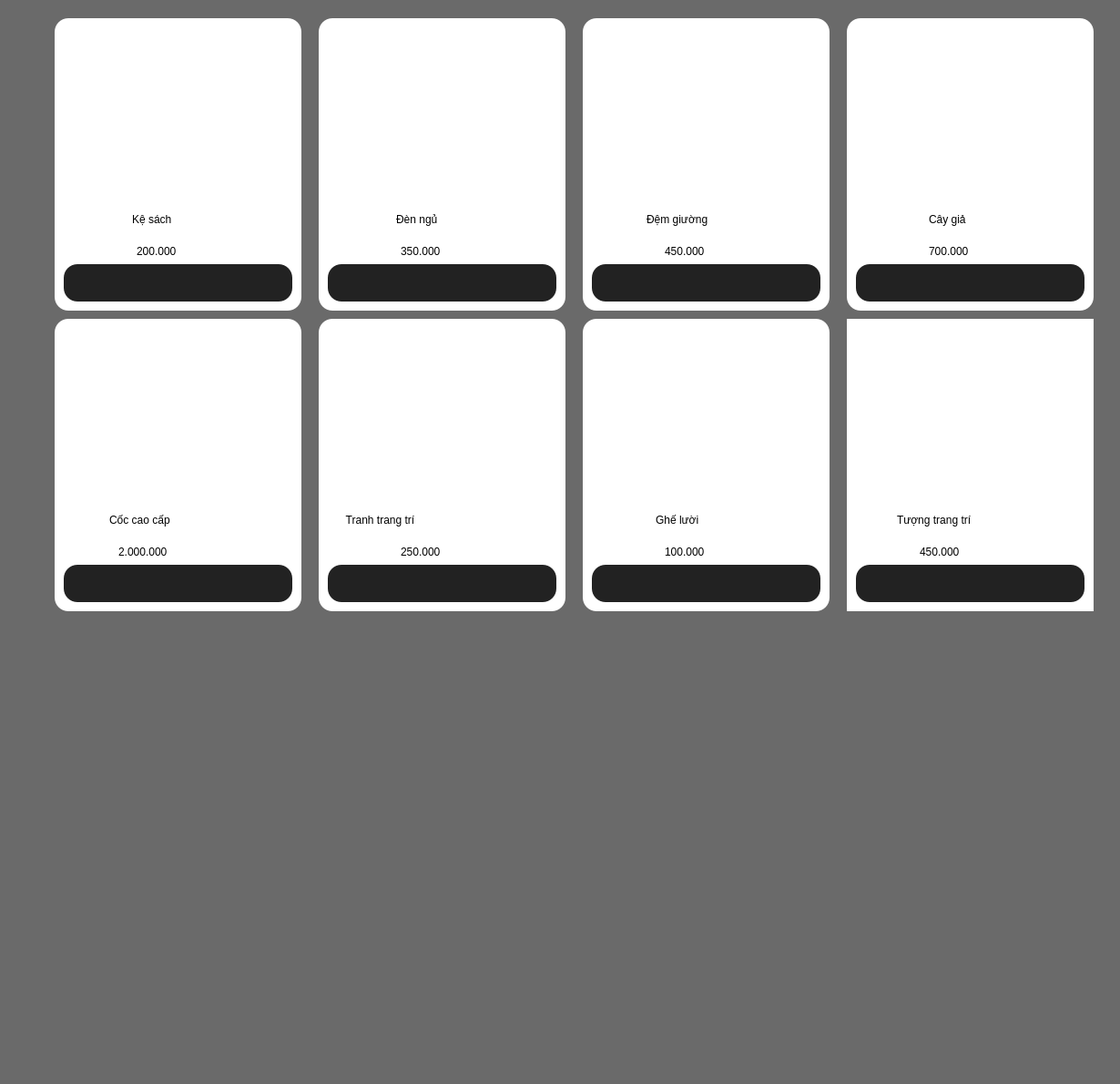
              <widget class="QWidget" name="room">
               <property name="styleSheet">
                <string notr="true">background-color:rgb(106, 106, 106)</string>
               </property>
               <widget class="QWidget" name="widget_2" native="true">
                <property name="geometry">
                 <rect>
                  <x>60</x>
                  <y>20</y>
                  <width>1161</width>
                  <height>1161</height>
                 </rect>
                </property>
                <widget class="QWidget" name="widget_6" native="true">
                 <property name="geometry">
                  <rect>
                   <x>0</x>
                   <y>0</y>
                   <width>271</width>
                   <height>321</height>
                  </rect>
                 </property>
                 <property name="styleSheet">
                  <string notr="true">background-color: rgb(255, 255, 255);
border-radius: 15px

</string>
                 </property>
                 <widget class="QLabel" name="label_13">
                  <property name="geometry">
                   <rect>
                    <x>90</x>
                    <y>240</y>
                    <width>91</width>
                    <height>31</height>
                   </rect>
                  </property>
                  <property name="styleSheet">
                   <string notr="true">background-color:0;
font: 75 15pt &quot;MS Sans Serif&quot;;</string>
                  </property>
                  <property name="text">
                   <string>200.000</string>
                  </property>
                 </widget>
                 <widget class="QLabel" name="label_14">
                  <property name="geometry">
                   <rect>
                    <x>10</x>
                    <y>10</y>
                    <width>251</width>
                    <height>191</height>
                   </rect>
                  </property>
                  <property name="text">
                   <string/>
                  </property>
                  <property name="pixmap">
                   <pixmap>pd_img/room/ke sach/85804196c936d365b440bf260c385704.jpg.webp</pixmap>
                  </property>
                  <property name="scaledContents">
                   <bool>true</bool>
                  </property>
                 </widget>
                 <widget class="QLabel" name="label_15">
                  <property name="geometry">
                   <rect>
                    <x>85</x>
                    <y>200</y>
                    <width>111</width>
                    <height>41</height>
                   </rect>
                  </property>
                  <property name="styleSheet">
                   <string notr="true">background-color:0;
font: 75 15pt &quot;MS Sans Serif&quot;;</string>
                  </property>
                  <property name="text">
                   <string>Kệ sách</string>
                  </property>
                 </widget>
                 <widget class="QPushButton" name="bt_kesach">
                  <property name="geometry">
                   <rect>
                    <x>10</x>
                    <y>270</y>
                    <width>251</width>
                    <height>41</height>
                   </rect>
                  </property>
                  <property name="cursor">
                   <cursorShape>PointingHandCursor</cursorShape>
                  </property>
                  <property name="styleSheet">
                   <string notr="true">background-color: rgb(34, 34, 34);

</string>
                  </property>
                  <property name="text">
                   <string/>
                  </property>
                  <property name="icon">
                   <iconset>
                    <normaloff>But_img/buy.png</normaloff>But_img/buy.png</iconset>
                  </property>
                  <property name="iconSize">
                   <size>
                    <width>300</width>
                    <height>300</height>
                   </size>
                  </property>
                 </widget>
                </widget>
                <widget class="QWidget" name="widget_7" native="true">
                 <property name="geometry">
                  <rect>
                   <x>290</x>
                   <y>0</y>
                   <width>271</width>
                   <height>321</height>
                  </rect>
                 </property>
                 <property name="styleSheet">
                  <string notr="true">background-color: rgb(255, 255, 255);
border-radius: 15px

</string>
                 </property>
                 <widget class="QLabel" name="label_277">
                  <property name="geometry">
                   <rect>
                    <x>90</x>
                    <y>240</y>
                    <width>91</width>
                    <height>31</height>
                   </rect>
                  </property>
                  <property name="styleSheet">
                   <string notr="true">background-color:0;
font: 75 15pt &quot;MS Sans Serif&quot;;</string>
                  </property>
                  <property name="text">
                   <string>350.000</string>
                  </property>
                 </widget>
                 <widget class="QLabel" name="label_278">
                  <property name="geometry">
                   <rect>
                    <x>10</x>
                    <y>10</y>
                    <width>251</width>
                    <height>191</height>
                   </rect>
                  </property>
                  <property name="text">
                   <string/>
                  </property>
                  <property name="pixmap">
                   <pixmap>pd_img/room/den ngu/vn-11134207-7r98o-lkpf0gl7xxpmfa.webp</pixmap>
                  </property>
                  <property name="scaledContents">
                   <bool>true</bool>
                  </property>
                 </widget>
                 <widget class="QLabel" name="label_279">
                  <property name="geometry">
                   <rect>
                    <x>85</x>
                    <y>200</y>
                    <width>111</width>
                    <height>41</height>
                   </rect>
                  </property>
                  <property name="styleSheet">
                   <string notr="true">background-color:0;
font: 75 15pt &quot;MS Sans Serif&quot;;</string>
                  </property>
                  <property name="text">
                   <string>Đèn ngủ</string>
                  </property>
                 </widget>
                 <widget class="QPushButton" name="bt_den">
                  <property name="geometry">
                   <rect>
                    <x>10</x>
                    <y>270</y>
                    <width>251</width>
                    <height>41</height>
                   </rect>
                  </property>
                  <property name="cursor">
                   <cursorShape>PointingHandCursor</cursorShape>
                  </property>
                  <property name="styleSheet">
                   <string notr="true">background-color: rgb(34, 34, 34);
border-radius: 15px 
</string>
                  </property>
                  <property name="text">
                   <string/>
                  </property>
                  <property name="icon">
                   <iconset>
                    <normaloff>But_img/buy.png</normaloff>But_img/buy.png</iconset>
                  </property>
                  <property name="iconSize">
                   <size>
                    <width>300</width>
                    <height>300</height>
                   </size>
                  </property>
                 </widget>
                </widget>
                <widget class="QWidget" name="widget_8" native="true">
                 <property name="geometry">
                  <rect>
                   <x>580</x>
                   <y>0</y>
                   <width>271</width>
                   <height>321</height>
                  </rect>
                 </property>
                 <property name="styleSheet">
                  <string notr="true">background-color: rgb(255, 255, 255);
border-radius: 15px

</string>
                 </property>
                 <widget class="QLabel" name="label_280">
                  <property name="geometry">
                   <rect>
                    <x>90</x>
                    <y>240</y>
                    <width>91</width>
                    <height>31</height>
                   </rect>
                  </property>
                  <property name="styleSheet">
                   <string notr="true">background-color:0;
font: 75 15pt &quot;MS Sans Serif&quot;;</string>
                  </property>
                  <property name="text">
                   <string>450.000</string>
                  </property>
                 </widget>
                 <widget class="QLabel" name="label_281">
                  <property name="geometry">
                   <rect>
                    <x>10</x>
                    <y>10</y>
                    <width>251</width>
                    <height>191</height>
                   </rect>
                  </property>
                  <property name="text">
                   <string/>
                  </property>
                  <property name="pixmap">
                   <pixmap>pd_img/room/giuong/vn-11134207-7r98o-lp6f3niiw95n18.webp</pixmap>
                  </property>
                  <property name="scaledContents">
                   <bool>true</bool>
                  </property>
                 </widget>
                 <widget class="QLabel" name="label_282">
                  <property name="geometry">
                   <rect>
                    <x>70</x>
                    <y>200</y>
                    <width>141</width>
                    <height>41</height>
                   </rect>
                  </property>
                  <property name="styleSheet">
                   <string notr="true">background-color:0;
font: 75 15pt &quot;MS Sans Serif&quot;;</string>
                  </property>
                  <property name="text">
                   <string>Đệm giường</string>
                  </property>
                 </widget>
                 <widget class="QPushButton" name="bt_giuong">
                  <property name="geometry">
                   <rect>
                    <x>10</x>
                    <y>270</y>
                    <width>251</width>
                    <height>41</height>
                   </rect>
                  </property>
                  <property name="cursor">
                   <cursorShape>PointingHandCursor</cursorShape>
                  </property>
                  <property name="styleSheet">
                   <string notr="true">background-color: rgb(34, 34, 34);
border-radius: 15px 
</string>
                  </property>
                  <property name="text">
                   <string/>
                  </property>
                  <property name="icon">
                   <iconset>
                    <normaloff>But_img/buy.png</normaloff>But_img/buy.png</iconset>
                  </property>
                  <property name="iconSize">
                   <size>
                    <width>300</width>
                    <height>300</height>
                   </size>
                  </property>
                 </widget>
                </widget>
                <widget class="QWidget" name="widget_18" native="true">
                 <property name="geometry">
                  <rect>
                   <x>870</x>
                   <y>0</y>
                   <width>271</width>
                   <height>321</height>
                  </rect>
                 </property>
                 <property name="styleSheet">
                  <string notr="true">background-color: rgb(255, 255, 255);
border-radius: 15px

</string>
                 </property>
                 <widget class="QLabel" name="label_283">
                  <property name="geometry">
                   <rect>
                    <x>90</x>
                    <y>240</y>
                    <width>131</width>
                    <height>31</height>
                   </rect>
                  </property>
                  <property name="styleSheet">
                   <string notr="true">color:rgb(0, 0, 0);
font: 75 15pt &quot;MS Sans Serif&quot;;</string>
                  </property>
                  <property name="text">
                   <string>700.000</string>
                  </property>
                 </widget>
                 <widget class="QLabel" name="label_284">
                  <property name="geometry">
                   <rect>
                    <x>10</x>
                    <y>10</y>
                    <width>251</width>
                    <height>191</height>
                   </rect>
                  </property>
                  <property name="text">
                   <string/>
                  </property>
                  <property name="pixmap">
                   <pixmap>pd_img/room/cay gia/vn-11134207-7ras8-m14zw7atfc6y2.webp</pixmap>
                  </property>
                  <property name="scaledContents">
                   <bool>true</bool>
                  </property>
                 </widget>
                 <widget class="QLabel" name="label_285">
                  <property name="geometry">
                   <rect>
                    <x>90</x>
                    <y>200</y>
                    <width>111</width>
                    <height>41</height>
                   </rect>
                  </property>
                  <property name="styleSheet">
                   <string notr="true">background-color:0;
font: 75 15pt &quot;MS Sans Serif&quot;;</string>
                  </property>
                  <property name="text">
                   <string>Cây giả</string>
                  </property>
                 </widget>
                 <widget class="QPushButton" name="bt_cay">
                  <property name="geometry">
                   <rect>
                    <x>10</x>
                    <y>270</y>
                    <width>251</width>
                    <height>41</height>
                   </rect>
                  </property>
                  <property name="cursor">
                   <cursorShape>PointingHandCursor</cursorShape>
                  </property>
                  <property name="styleSheet">
                   <string notr="true">background-color: rgb(34, 34, 34);
border-radius: 15px 
</string>
                  </property>
                  <property name="text">
                   <string/>
                  </property>
                  <property name="icon">
                   <iconset>
                    <normaloff>But_img/buy.png</normaloff>But_img/buy.png</iconset>
                  </property>
                  <property name="iconSize">
                   <size>
                    <width>300</width>
                    <height>300</height>
                   </size>
                  </property>
                 </widget>
                </widget>
                <widget class="QWidget" name="widget_19" native="true">
                 <property name="geometry">
                  <rect>
                   <x>0</x>
                   <y>330</y>
                   <width>271</width>
                   <height>321</height>
                  </rect>
                 </property>
                 <property name="styleSheet">
                  <string notr="true">background-color: rgb(255, 255, 255);
border-radius: 15px

</string>
                 </property>
                 <widget class="QLabel" name="label_286">
                  <property name="geometry">
                   <rect>
                    <x>70</x>
                    <y>240</y>
                    <width>151</width>
                    <height>31</height>
                   </rect>
                  </property>
                  <property name="styleSheet">
                   <string notr="true">color:rgb(0, 0, 0);
font: 75 15pt &quot;MS Sans Serif&quot;;</string>
                  </property>
                  <property name="text">
                   <string>2.000.000</string>
                  </property>
                 </widget>
                 <widget class="QLabel" name="label_287">
                  <property name="geometry">
                   <rect>
                    <x>10</x>
                    <y>10</y>
                    <width>251</width>
                    <height>191</height>
                   </rect>
                  </property>
                  <property name="text">
                   <string/>
                  </property>
                  <property name="pixmap">
                   <pixmap>pd_img/room/coc/vn-11134207-820l4-mfkfiwnnr5l92f.webp</pixmap>
                  </property>
                  <property name="scaledContents">
                   <bool>true</bool>
                  </property>
                 </widget>
                 <widget class="QLabel" name="label_288">
                  <property name="geometry">
                   <rect>
                    <x>60</x>
                    <y>200</y>
                    <width>151</width>
                    <height>41</height>
                   </rect>
                  </property>
                  <property name="styleSheet">
                   <string notr="true">color:rgb(0, 0, 0);
font: 75 15pt &quot;MS Sans Serif&quot;;</string>
                  </property>
                  <property name="text">
                   <string>Cốc cao cấp</string>
                  </property>
                 </widget>
                 <widget class="QPushButton" name="bl1">
                  <property name="geometry">
                   <rect>
                    <x>10</x>
                    <y>270</y>
                    <width>251</width>
                    <height>41</height>
                   </rect>
                  </property>
                  <property name="cursor">
                   <cursorShape>PointingHandCursor</cursorShape>
                  </property>
                  <property name="styleSheet">
                   <string notr="true">background-color: rgb(34, 34, 34);
border-radius: 15px 
</string>
                  </property>
                  <property name="text">
                   <string/>
                  </property>
                  <property name="icon">
                   <iconset>
                    <normaloff>But_img/block.png</normaloff>But_img/block.png</iconset>
                  </property>
                  <property name="iconSize">
                   <size>
                    <width>60</width>
                    <height>100</height>
                   </size>
                  </property>
                 </widget>
                </widget>
                <widget class="QWidget" name="widget_20" native="true">
                 <property name="geometry">
                  <rect>
                   <x>290</x>
                   <y>330</y>
                   <width>271</width>
                   <height>321</height>
                  </rect>
                 </property>
                 <property name="styleSheet">
                  <string notr="true">background-color: rgb(255, 255, 255);
border-radius: 15px

</string>
                 </property>
                 <widget class="QLabel" name="label_289">
                  <property name="geometry">
                   <rect>
                    <x>90</x>
                    <y>240</y>
                    <width>91</width>
                    <height>31</height>
                   </rect>
                  </property>
                  <property name="styleSheet">
                   <string notr="true">color:rgb(0, 0, 0);
font: 75 15pt &quot;MS Sans Serif&quot;;</string>
                  </property>
                  <property name="text">
                   <string>250.000</string>
                  </property>
                 </widget>
                 <widget class="QLabel" name="label_290">
                  <property name="geometry">
                   <rect>
                    <x>10</x>
                    <y>10</y>
                    <width>251</width>
                    <height>231</height>
                   </rect>
                  </property>
                  <property name="text">
                   <string/>
                  </property>
                  <property name="pixmap">
                   <pixmap>pd_img/room/tranh/vn-11134207-7r98o-lzfnneh99llt69.png</pixmap>
                  </property>
                  <property name="scaledContents">
                   <bool>true</bool>
                  </property>
                 </widget>
                 <widget class="QLabel" name="label_291">
                  <property name="geometry">
                   <rect>
                    <x>-10</x>
                    <y>200</y>
                    <width>291</width>
                    <height>41</height>
                   </rect>
                  </property>
                  <property name="styleSheet">
                   <string notr="true">color:rgb(0, 0, 0);
font: 75 15pt &quot;MS Sans Serif&quot;;</string>
                  </property>
                  <property name="text">
                   <string>            Tranh trang trí</string>
                  </property>
                 </widget>
                 <widget class="QPushButton" name="bl2">
                  <property name="geometry">
                   <rect>
                    <x>10</x>
                    <y>270</y>
                    <width>251</width>
                    <height>41</height>
                   </rect>
                  </property>
                  <property name="cursor">
                   <cursorShape>PointingHandCursor</cursorShape>
                  </property>
                  <property name="styleSheet">
                   <string notr="true">background-color: rgb(34, 34, 34);
border-radius: 15px 
</string>
                  </property>
                  <property name="text">
                   <string/>
                  </property>
                  <property name="icon">
                   <iconset>
                    <normaloff>But_img/block.png</normaloff>But_img/block.png</iconset>
                  </property>
                  <property name="iconSize">
                   <size>
                    <width>60</width>
                    <height>100</height>
                   </size>
                  </property>
                 </widget>
                </widget>
                <widget class="QWidget" name="widget_21" native="true">
                 <property name="geometry">
                  <rect>
                   <x>580</x>
                   <y>330</y>
                   <width>271</width>
                   <height>321</height>
                  </rect>
                 </property>
                 <property name="styleSheet">
                  <string notr="true">background-color: rgb(255, 255, 255);
border-radius: 15px

</string>
                 </property>
                 <widget class="QLabel" name="label_292">
                  <property name="geometry">
                   <rect>
                    <x>90</x>
                    <y>240</y>
                    <width>91</width>
                    <height>31</height>
                   </rect>
                  </property>
                  <property name="styleSheet">
                   <string notr="true">color:rgb(0, 0, 0);
font: 75 15pt &quot;MS Sans Serif&quot;;</string>
                  </property>
                  <property name="text">
                   <string>100.000</string>
                  </property>
                 </widget>
                 <widget class="QLabel" name="label_293">
                  <property name="geometry">
                   <rect>
                    <x>10</x>
                    <y>10</y>
                    <width>251</width>
                    <height>191</height>
                   </rect>
                  </property>
                  <property name="text">
                   <string/>
                  </property>
                  <property name="pixmap">
                   <pixmap>pd_img/room/ghe/ghe.webp</pixmap>
                  </property>
                  <property name="scaledContents">
                   <bool>true</bool>
                  </property>
                 </widget>
                 <widget class="QLabel" name="label_294">
                  <property name="geometry">
                   <rect>
                    <x>80</x>
                    <y>200</y>
                    <width>111</width>
                    <height>41</height>
                   </rect>
                  </property>
                  <property name="styleSheet">
                   <string notr="true">color:rgb(0, 0, 0);
font: 75 15pt &quot;MS Sans Serif&quot;;</string>
                  </property>
                  <property name="text">
                   <string>Ghế lười</string>
                  </property>
                 </widget>
                 <widget class="QPushButton" name="bl3">
                  <property name="geometry">
                   <rect>
                    <x>10</x>
                    <y>270</y>
                    <width>251</width>
                    <height>41</height>
                   </rect>
                  </property>
                  <property name="cursor">
                   <cursorShape>PointingHandCursor</cursorShape>
                  </property>
                  <property name="styleSheet">
                   <string notr="true">background-color: rgb(34, 34, 34);
border-radius: 15px 
</string>
                  </property>
                  <property name="text">
                   <string/>
                  </property>
                  <property name="icon">
                   <iconset>
                    <normaloff>But_img/block.png</normaloff>But_img/block.png</iconset>
                  </property>
                  <property name="iconSize">
                   <size>
                    <width>60</width>
                    <height>100</height>
                   </size>
                  </property>
                 </widget>
                </widget>
                <widget class="QWidget" name="widget_22" native="true">
                 <property name="geometry">
                  <rect>
                   <x>870</x>
                   <y>330</y>
                   <width>271</width>
                   <height>321</height>
                  </rect>
                 </property>
                 <property name="styleSheet">
                  <string notr="true">background-color: rgb(255, 255, 255)</string>
                 </property>
                 <widget class="QLabel" name="label_295">
                  <property name="geometry">
                   <rect>
                    <x>80</x>
                    <y>240</y>
                    <width>191</width>
                    <height>31</height>
                   </rect>
                  </property>
                  <property name="styleSheet">
                   <string notr="true">color:rgb(0, 0, 0);
font: 75 15pt &quot;MS Sans Serif&quot;;</string>
                  </property>
                  <property name="text">
                   <string>450.000</string>
                  </property>
                 </widget>
                 <widget class="QLabel" name="label_296">
                  <property name="geometry">
                   <rect>
                    <x>10</x>
                    <y>10</y>
                    <width>251</width>
                    <height>191</height>
                   </rect>
                  </property>
                  <property name="text">
                   <string/>
                  </property>
                  <property name="pixmap">
                   <pixmap>pd_img/room/tuong/vn-11134207-820l4-mesu6y9j6l8h95.webp</pixmap>
                  </property>
                  <property name="scaledContents">
                   <bool>true</bool>
                  </property>
                 </widget>
                 <widget class="QLabel" name="label_297">
                  <property name="geometry">
                   <rect>
                    <x>55</x>
                    <y>200</y>
                    <width>181</width>
                    <height>41</height>
                   </rect>
                  </property>
                  <property name="styleSheet">
                   <string notr="true">color:rgb(0, 0, 0);
font: 75 15pt &quot;MS Sans Serif&quot;;</string>
                  </property>
                  <property name="text">
                   <string>Tượng trang trí</string>
                  </property>
                 </widget>
                 <widget class="QPushButton" name="bl4">
                  <property name="geometry">
                   <rect>
                    <x>10</x>
                    <y>270</y>
                    <width>251</width>
                    <height>41</height>
                   </rect>
                  </property>
                  <property name="cursor">
                   <cursorShape>PointingHandCursor</cursorShape>
                  </property>
                  <property name="styleSheet">
                   <string notr="true">background-color: rgb(34, 34, 34);
border-radius: 15px 
</string>
                  </property>
                  <property name="text">
                   <string/>
                  </property>
                  <property name="icon">
                   <iconset>
                    <normaloff>But_img/block.png</normaloff>But_img/block.png</iconset>
                  </property>
                  <property name="iconSize">
                   <size>
                    <width>60</width>
                    <height>100</height>
                   </size>
                  </property>
                 </widget>
                </widget>
               </widget>
              </widget>
